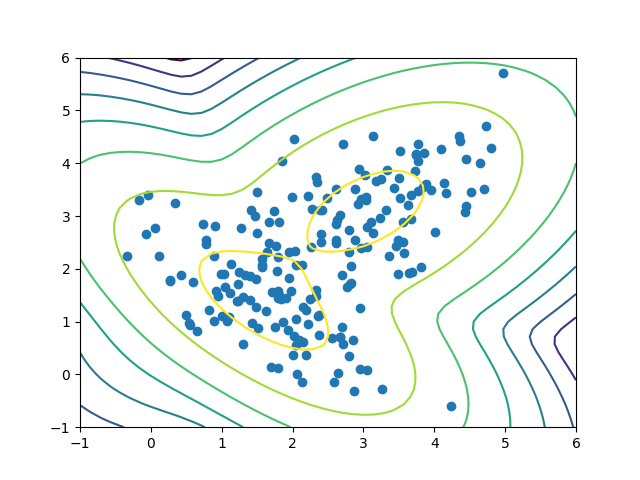

Python code for this plot:
import numpy as np
import matplotlib.pyplot as plt
from sklearn.mixture import GaussianMixture

X_train = np.load('data.npy')

"""
plt.plot(X[:,0], X[:,1], 'bx')
plt.axis('equal')
plt.show()
"""

gmm = GaussianMixture(n_components=2)
gmm.fit(X_train)

print(gmm.means_)
print('\n')
print(gmm.covariances_)

X, Y = np.meshgrid(np.linspace(-1, 6), np.linspace(-1,6))
XX = np.array([X.ravel(), Y.ravel()]).T
Z = gmm.score_samples(XX)
Z = Z.reshape((50,50))

plt.contour(X, Y, Z)
plt.scatter(X_train[:, 0], X_train[:, 1])

plt.show()

plt.savefig("gmm" + ".png")